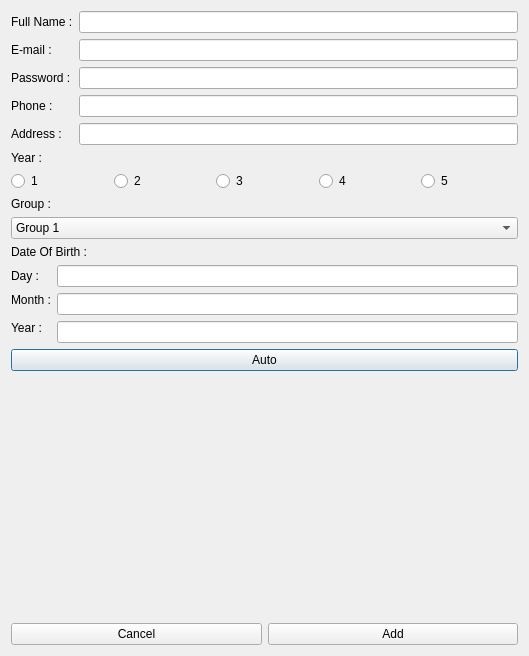
<?xml version="1.0" encoding="UTF-8"?>
<ui version="4.0">
 <class>add_students</class>
 <widget class="QDialog" name="add_students">
  <property name="geometry">
   <rect>
    <x>0</x>
    <y>0</y>
    <width>529</width>
    <height>656</height>
   </rect>
  </property>
  <property name="windowTitle">
   <string>Dialog</string>
  </property>
  <layout class="QGridLayout" name="gridLayout">
   <item row="0" column="0">
    <layout class="QFormLayout" name="formLayout">
     <item row="0" column="0">
      <layout class="QVBoxLayout" name="verticalLayout_2">
       <item>
        <widget class="QLabel" name="name">
         <property name="text">
          <string>Full Name :</string>
         </property>
        </widget>
       </item>
       <item>
        <widget class="QLabel" name="email">
         <property name="text">
          <string>E-mail :</string>
         </property>
        </widget>
       </item>
       <item>
        <widget class="QLabel" name="password">
         <property name="text">
          <string>Password :</string>
         </property>
        </widget>
       </item>
       <item>
        <widget class="QLabel" name="phone">
         <property name="text">
          <string>Phone : </string>
         </property>
        </widget>
       </item>
       <item>
        <widget class="QLabel" name="label_7">
         <property name="text">
          <string>Address :</string>
         </property>
        </widget>
       </item>
      </layout>
     </item>
     <item row="0" column="1">
      <layout class="QVBoxLayout" name="verticalLayout">
       <item>
        <widget class="QLineEdit" name="Line_name">
         <property name="text">
          <string/>
         </property>
        </widget>
       </item>
       <item>
        <widget class="QLineEdit" name="Line_email">
         <property name="text">
          <string/>
         </property>
        </widget>
       </item>
       <item>
        <widget class="QLineEdit" name="Line_password">
         <property name="text">
          <string/>
         </property>
         <property name="echoMode">
          <enum>QLineEdit::Password</enum>
         </property>
        </widget>
       </item>
       <item>
        <widget class="QLineEdit" name="Line_phone">
         <property name="text">
          <string/>
         </property>
        </widget>
       </item>
       <item>
        <widget class="QLineEdit" name="Line_address">
         <property name="text">
          <string/>
         </property>
        </widget>
       </item>
      </layout>
     </item>
    </layout>
   </item>
   <item row="4" column="0">
    <layout class="QHBoxLayout" name="horizontalLayout">
     <item>
      <widget class="QRadioButton" name="y1">
       <property name="text">
        <string>1</string>
       </property>
      </widget>
     </item>
     <item>
      <widget class="QRadioButton" name="y2">
       <property name="text">
        <string>2</string>
       </property>
      </widget>
     </item>
     <item>
      <widget class="QRadioButton" name="y3">
       <property name="text">
        <string>3</string>
       </property>
      </widget>
     </item>
     <item>
      <widget class="QRadioButton" name="y4">
       <property name="text">
        <string>4</string>
       </property>
      </widget>
     </item>
     <item>
      <widget class="QRadioButton" name="y5">
       <property name="text">
        <string>5</string>
       </property>
      </widget>
     </item>
    </layout>
   </item>
   <item row="1" column="0">
    <widget class="QLabel" name="label">
     <property name="text">
      <string>Year :</string>
     </property>
    </widget>
   </item>
   <item row="5" column="0">
    <widget class="QLabel" name="group">
     <property name="text">
      <string>Group :</string>
     </property>
    </widget>
   </item>
   <item row="8" column="0">
    <widget class="QPushButton" name="Auto">
     <property name="text">
      <string>Auto</string>
     </property>
    </widget>
   </item>
   <item row="9" column="0">
    <spacer name="verticalSpacer">
     <property name="orientation">
      <enum>Qt::Vertical</enum>
     </property>
     <property name="sizeHint" stdset="0">
      <size>
       <width>20</width>
       <height>336</height>
      </size>
     </property>
    </spacer>
   </item>
   <item row="10" column="0">
    <layout class="QHBoxLayout" name="horizontalLayout_3">
     <item>
      <widget class="QPushButton" name="Cancel">
       <property name="text">
        <string>Cancel</string>
       </property>
      </widget>
     </item>
     <item>
      <widget class="QPushButton" name="Add">
       <property name="text">
        <string>Add</string>
       </property>
      </widget>
     </item>
    </layout>
   </item>
   <item row="7" column="0">
    <layout class="QVBoxLayout" name="verticalLayout_7">
     <item>
      <widget class="QLabel" name="Date">
       <property name="text">
        <string>Date Of Birth :</string>
       </property>
      </widget>
     </item>
     <item>
      <layout class="QGridLayout" name="gridLayout_2">
       <item row="4" column="1">
        <widget class="QLineEdit" name="L_Year"/>
       </item>
       <item row="2" column="0">
        <widget class="QLabel" name="Month">
         <property name="text">
          <string>Month :</string>
         </property>
        </widget>
       </item>
       <item row="1" column="1">
        <widget class="QLineEdit" name="L_Day"/>
       </item>
       <item row="1" column="0">
        <widget class="QLabel" name="Day">
         <property name="text">
          <string>Day :</string>
         </property>
        </widget>
       </item>
       <item row="3" column="0" rowspan="2">
        <widget class="QLabel" name="Year">
         <property name="text">
          <string>Year :</string>
         </property>
        </widget>
       </item>
       <item row="2" column="1" rowspan="2">
        <widget class="QLineEdit" name="L_Month"/>
       </item>
      </layout>
     </item>
    </layout>
   </item>
   <item row="6" column="0">
    <widget class="QComboBox" name="Combo_Student">
     <item>
      <property name="text">
       <string>Group 1</string>
      </property>
     </item>
     <item>
      <property name="text">
       <string>Group 2</string>
      </property>
     </item>
     <item>
      <property name="text">
       <string>Group 3</string>
      </property>
     </item>
     <item>
      <property name="text">
       <string>Group 4</string>
      </property>
     </item>
     <item>
      <property name="text">
       <string>Group 5</string>
      </property>
     </item>
     <item>
      <property name="text">
       <string>Group 6</string>
      </property>
     </item>
     <item>
      <property name="text">
       <string>Group 7</string>
      </property>
     </item>
     <item>
      <property name="text">
       <string>Group 8</string>
      </property>
     </item>
     <item>
      <property name="text">
       <string>Group 9</string>
      </property>
     </item>
     <item>
      <property name="text">
       <string>Group 10</string>
      </property>
     </item>
     <item>
      <property name="text">
       <string>Group 11</string>
      </property>
     </item>
     <item>
      <property name="text">
       <string>Group12</string>
      </property>
     </item>
    </widget>
   </item>
  </layout>
 </widget>
 <resources/>
 <connections/>
</ui>
